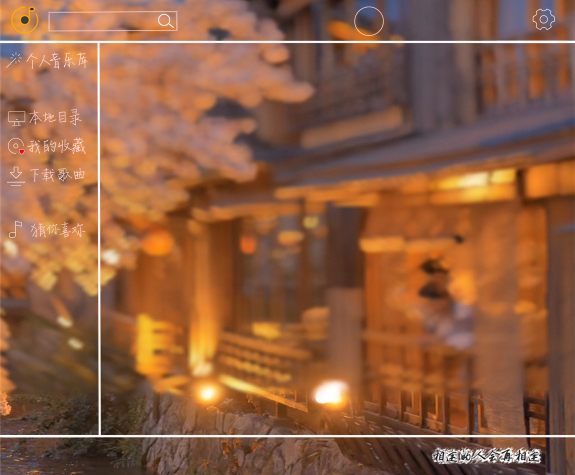
#> input picture music/img/base/主界面.jpg, 1150 x 950 px, found by its file name (shown at 1/2 size)
$ python home_rank_img.py
#> lines starting #> are read from the running program, lines starting #| are printed output that depends on the picture
'''
Author: souldream
Date: 2022-05-01 15:52:52
LastEditTime: 2022-05-01 15:52:52
LastEditors: souldream
Description:
FilePath: \朵朵\qt\home_like_img.py
可以输入预定的版权声明、个性签名、空行等
'''
from PIL import Image
import os

class Home_rank_img:
    def __init__(self, ranks, img_path, row, column):
#> called with img_path = 'img/base/主界面.jpg', row = 10
        self.ranks = ranks
        self.img_path = img_path
        self.img = Image.open(img_path)
#> self.img is the input picture: PIL image 1150x950 RGB; mean R, G, B 143.9, 94.1, 64.9
        self.row = row
        self.column = column

    def get_rank_img(self):
        for i in range(len(self.ranks)):
            save_path = "img/rank/rank{}".format(i + 1)
            if not os.path.exists(save_path):
                os.makedirs(save_path)
            left = self.ranks[i][0]
            right = self.ranks[i][0] + self.ranks[i][2]
            upper = self.ranks[i][1]
            lower = self.ranks[i][1] + self.ranks[i][3]
            cropped = self.img.crop((left, upper, right, lower))
            cropped.save("img/rank/rank{}/rank{}.jpg".format(i + 1, i + 1))
#> this loop made 4 passes
#> pass 1, in get_rank_img, `cropped = self.img.crop((left, upper, right, lower))`:
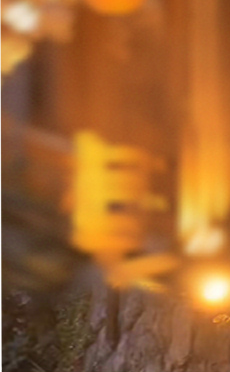
#> cropped: PIL image 230x372 RGB; mean R, G, B 159.2, 100.4, 49
#> pass 3, in get_rank_img, `cropped = self.img.crop((left, upper, right, lower))`:
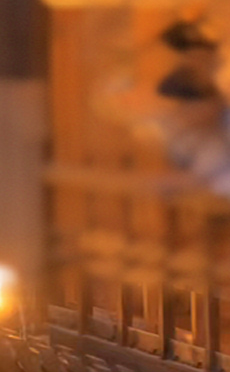
#> cropped: PIL image 230x372 RGB; mean R, G, B 149.3, 81.8, 40.8
#> after the loop:
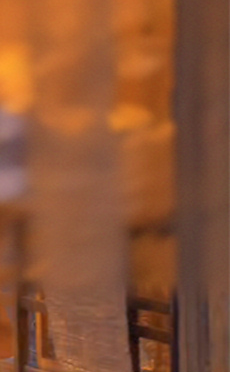
#> cropped: PIL image 230x372 RGB; mean R, G, B 139.2, 83.2, 52.2


    def get_small_img(self):
        for i in range(len(self.ranks)):
            img = Image.open(("img/rank/rank{}/rank{}.jpg".format(i + 1, i + 1)))
            small_img_height = img.size[1] / self.row
#> small_img_height = 37.2
            for j in range(len(self.column) * self.row):
                left = j % 2 * self.column[0]
                right = self.column[0] + (j % 2) * self.column[1]
                upper = j // 2 * small_img_height
                lower = (j // 2 + 1) * small_img_height
                cropped = img.crop((left, upper, right, lower))
                cropped.save("img/rank/rank{}/rank{}_{}.jpg".format(i + 1, i + 1, j))
#> this loop made 20 passes
#> pass 1, in get_small_img, `cropped = img.crop((left, upper, right, lower))`:
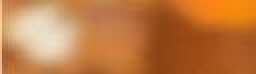
#> cropped: PIL image 128x37 RGB (shown 2 times larger); mean R, G, B 191.1, 122.1, 66.8
#> pass 2, in get_small_img, `cropped = img.crop((left, upper, right, lower))`:
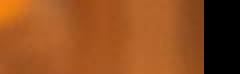
#> cropped: PIL image 120x37 RGB (shown 2 times larger); mean R, G, B 144.3, 77.7, 31
#> pass 3, in get_small_img, `cropped = img.crop((left, upper, right, lower))`:
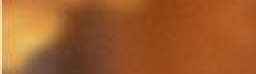
#> cropped: PIL image 128x37 RGB (shown 2 times larger); mean R, G, B 158.8, 92.5, 42.6
#> after the loop:
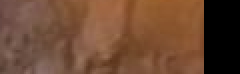
#> cropped: PIL image 120x37 RGB (shown 2 times larger); mean R, G, B 108.9, 72.9, 51.2


if __name__ == '__main__':
    # 四张图片的坐标( x, y, width, height)
    rank1 = [200, 497, 230, 372]
    rank2 = [440, 497, 230, 372]
    rank3 = [680, 497, 230, 372]
    rank4 = [920, 497, 230, 372]

    column = [128, 120]
    row = 10

    ranks = [rank1, rank2, rank3, rank4]
    img_path = 'img/base/主界面.jpg'


    rank = Home_rank_img(ranks, img_path, row, column)
    rank.get_rank_img()
    rank.get_small_img()
